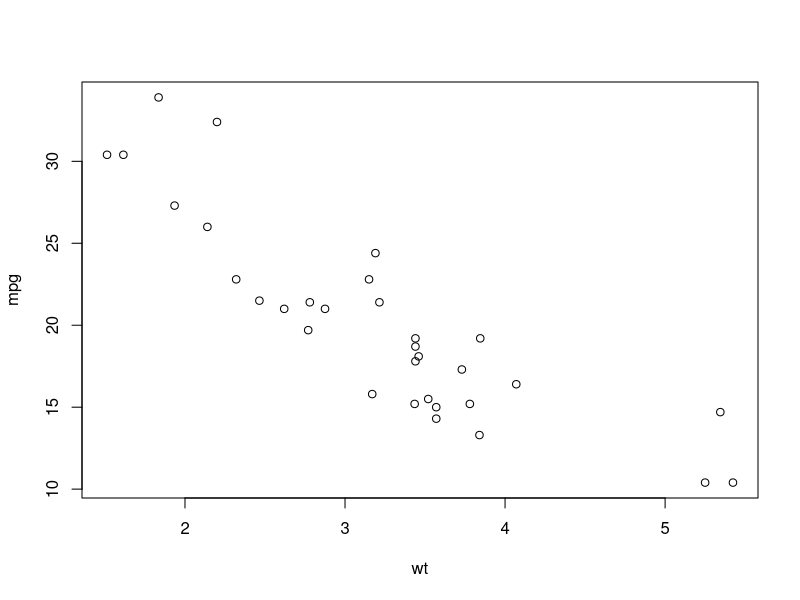
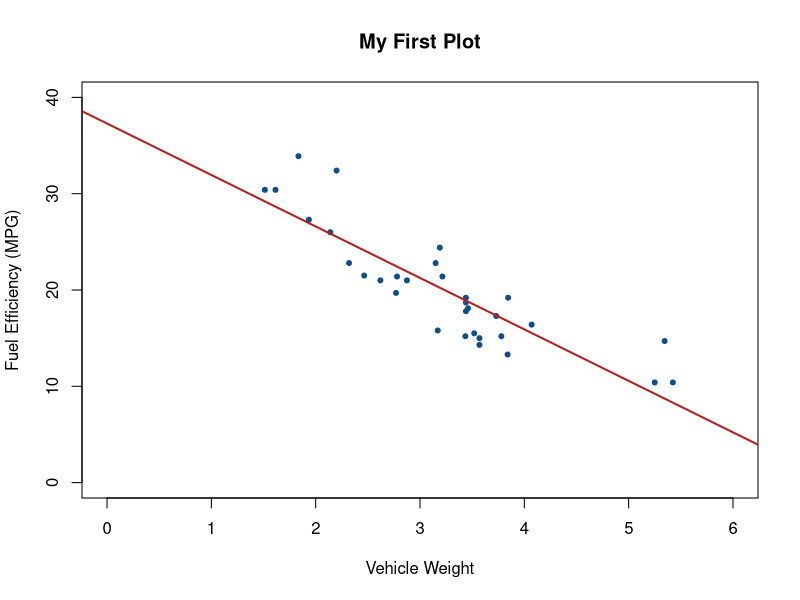
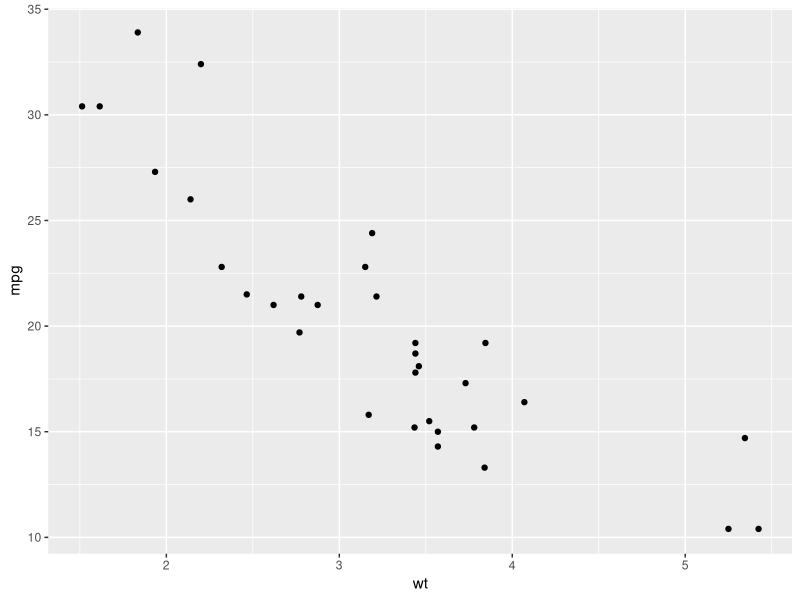
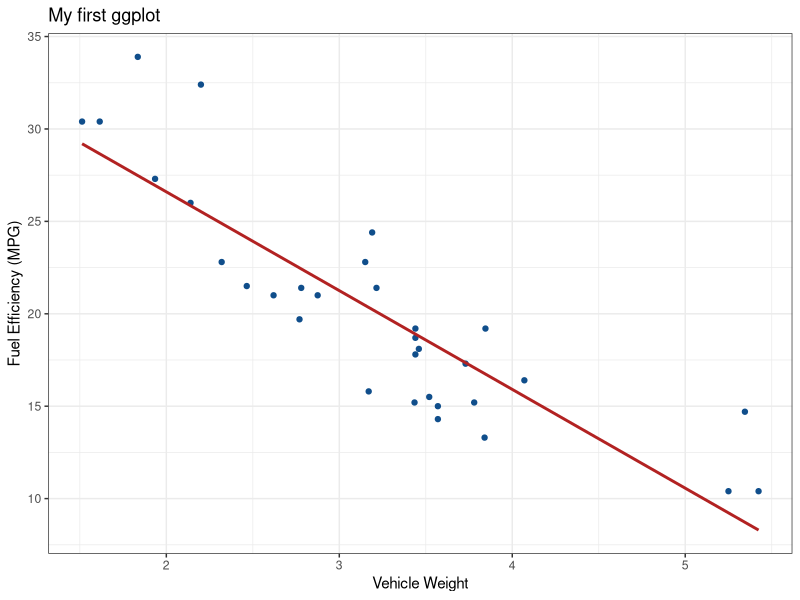

These charts were generated, in order, by the following R code:
# load a built-in dataset
data(mtcars)

# print the data to the console
print(mtcars)
mtcars

# base plot
plot(mpg ~ wt, data=mtcars)

# better base plot
plot(mpg ~ wt, data=mtcars,
     pch=20, col="dodgerblue4", 
     xlim=c(0,6), ylim=c(0,40),
     xlab="Vehicle Weight",
     ylab="Fuel Efficiency (MPG)", 
     main="My First Plot")

# regress fuel efficiency on vehicle weight
out <- lm(mpg ~ wt, data=mtcars)

# add the regression line
abline(out, col="firebrick", lwd=2)

# ggplot 
install.packages("tidyverse")
library(ggplot2)

ggplot(data=mtcars) + geom_point(aes(wt, mpg))

# better ggplot
ggplot(data=mtcars, aes(wt, mpg)) + 
    geom_point(col="dodgerblue4") + 
    geom_smooth(method="lm", se=FALSE, color="firebrick") + 
    xlab("Vehicle Weight") + 
    ylab("Fuel Efficiency (MPG)") + 
    ggtitle("My first ggplot") + 
    theme_bw()

# regress fuel efficiency on vehicle weight
out <- lm(mpg ~ wt, data=mtcars)
summary(out)

# get beta
coef(out)

# beta by hand
cov(mtcars$mpg, mtcars$wt) / var(mtcars$wt)

# beta by hand with matrices
X <- cbind(1, mtcars$wt)
y <- mtcars$mpg
solve(t(X) %*% X) %*% (t(X) %*% y) 

# beta by hand with functions from the tidyverse
library(dplyr)
mtcars |> summarize(beta = cov(mpg,wt)/var(wt)) 

# beta by hand with data.table
library(data.table)
setDT(mtcars)
mtcars[ , .(beta = cov(mpg,wt)/var(wt))]

# custom function to calculate beta
get_beta <- function(X, y){
    XXinv <- solve(t(X) %*% X) 
    Xy <- t(X) %*% y
    return(XXinv %*% Xy)
}

get_beta(X = cbind(1, mtcars$wt), y = mtcars$mpg)

